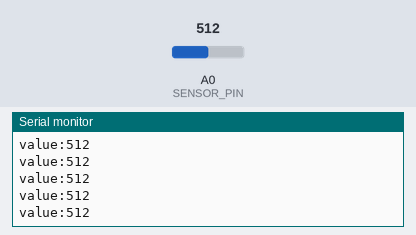
Recording of a program running on a simulated ESP8266 (Wemos D1 mini). On the bench: the last lines printed to the serial monitor. The inputs (shaded band) are chosen by the test bench; at power-on: A0 (SENSOR_PIN) = 512. WiFi joins after 1.5 s; servers stay silent unless stated.

Above: at 3.0 s.
3.1 s: A0 (SENSOR_PIN) set to 716
At 3.11 s:
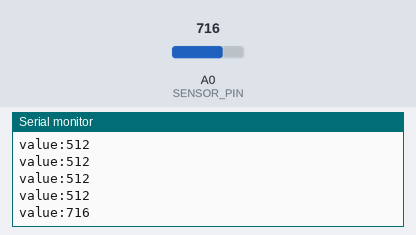
4.6 s: A0 (SENSOR_PIN) set to 900
At 4.62 s:
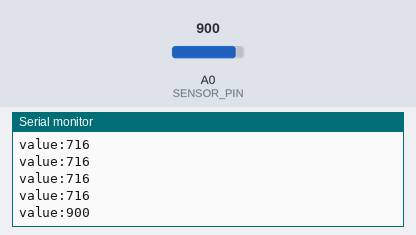
Timing chart, 0 to 7.6 s (numbered marks = the images above; inputs shaded):
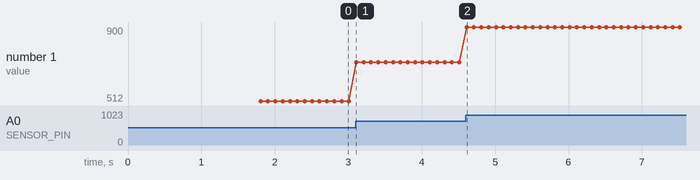

Measured:
- after the input at 3.1 s, the serial monitor: prints a new line at once (image 1)
- after the input at 4.6 s, the serial monitor: prints a new line at once (image 2)
- plotted number 1: 512 → 716 after the input at 3.1 s, 716 → 900 after the input at 4.6 s

The program:

main.cpp
```cpp
#include <Arduino.h>
#include <ESP8266WiFi.h>

#define SENSOR_PIN A0

#define SSID "SSID"
#define PW "PW"
#define PORT 5555 // choose any free port you like

WiFiClient client;
IPAddress IP(192, 168, 0, 0); // change me

void setup()
{
    pinMode(SENSOR_PIN, INPUT);

    Serial.begin(9600);

    // init WiFi object
    WiFi.mode(WIFI_STA); // STATION mode - connect to existing WiFi network
    WiFi.begin(SSID, PW);

    while(WiFi.status() != WL_CONNECTED)
    {
        Serial.println("connecting to network...");
        delay(100);
    }

    // connect to server
    while(!client.connected())
    {
        Serial.println("connecting to server...");
        client.connect(IP, PORT);
        delay(100);
    }
}

void loop()
{
    uint16_t value = analogRead(SENSOR_PIN);

    String message = "value:" + String(value); // create a message (useful when multiple values are sent

    client.print(message); // send message over the socket (don't use println() as it sends line separators)

    Serial.println(message); // print message to the console for debugging

    delay(100);
}
```
